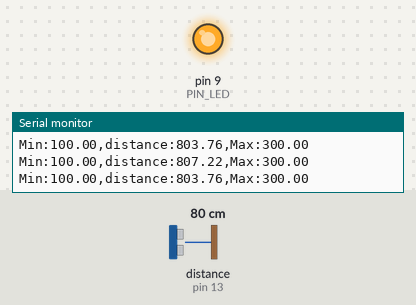
Bench run of a sketch on a simulated Arduino Uno, built with avr-gcc and run on an emulated ATmega328P. Shown: output pins drawn as LEDs (lit = HIGH), the last lines printed to the serial monitor. Wiring (inferred from the names in the program): ultrasonic range finder: trigger pin 12; echo pin 13. The test bench sets the inputs (shaded band); at power-on: distance to the obstacle (sensor on pin 13) 80 cm. The echo pulse lasts 58.3 µs per cm; pins used as bus, display or sensor lines are not drawn.

Above: at 1.2 s.
1.3 s: distance to the obstacle (sensor on pin 13) set to 35 cm
At 2.4 s:
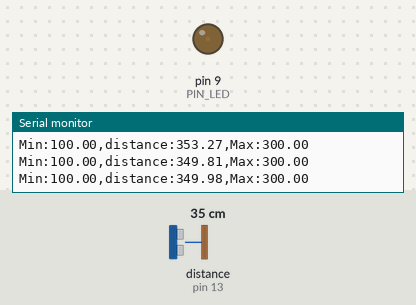
2.8 s: distance to the obstacle (sensor on pin 13) set to 2 cm
At 3.4 s:
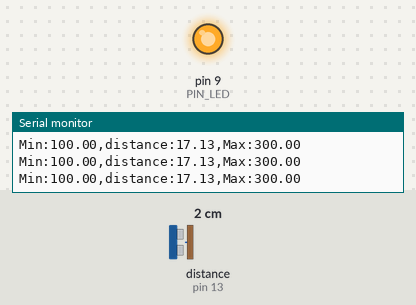
Timing chart, 0 to 5.8 s (numbered marks = the images above; inputs shaded):
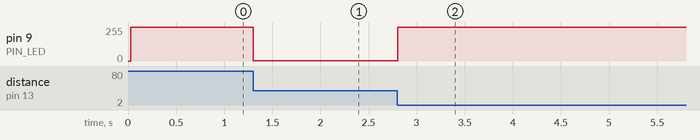

Measured:
- after the input at 1.3 s, pin 9 (PIN_LED): 255/255 → 1/255 at once
- after the input at 2.8 s, pin 9 (PIN_LED): 1/255 → 255/255 at once

The sketch:

08_example_2.ino
```cpp
// Arduino pin assignment
#define PIN_LED  9
#define PIN_TRIG 12   // sonar sensor TRIGGER
#define PIN_ECHO 13   // sonar sensor ECHO

// configurable parameters
#define SND_VEL 346.0     // sound velocity at 24 celsius degree (unit: m/sec)
#define INTERVAL 25      // sampling interval (unit: msec)
#define PULSE_DURATION 10 // ultra-sound Pulse Duration (unit: usec)
#define _DIST_MIN 100.0   // minimum distance to be measured (unit: mm)
#define _DIST_MAX 300.0   // maximum distance to be measured (unit: mm)

#define TIMEOUT ((INTERVAL / 2) * 1000.0) // maximum echo waiting time (unit: usec)
#define SCALE (0.001 * 0.5 * SND_VEL) // coefficent to convert duration to distance

unsigned long last_sampling_time;   // unit: msec

void setup() {
  // initialize GPIO pins
  pinMode(PIN_LED, OUTPUT);
  pinMode(PIN_TRIG, OUTPUT);  // sonar TRIGGER
  pinMode(PIN_ECHO, INPUT);   // sonar ECHO
  digitalWrite(PIN_TRIG, LOW);  // turn-off Sonar

  // initialize serial port
  Serial.begin(57600);
}

void loop() {
  float distance;

  // wait until next sampling time.
  if (millis() < (last_sampling_time + INTERVAL))
    return;

  distance = USS_measure(PIN_TRIG, PIN_ECHO); // read distance

  int ledBrightness = calculateLedBrightness(distance);
  analogWrite(PIN_LED, ledBrightness);

  // output the distance to the serial port
  Serial.print("Min:");        Serial.print(_DIST_MIN);
  Serial.print(",distance:");  Serial.print(distance);
  Serial.print(",Max:");       Serial.print(_DIST_MAX);
  Serial.println("");

  // update last sampling time
  last_sampling_time += INTERVAL;
}

int calculateLedBrightness(float distance) {
  if (distance <= _DIST_MIN || distance >= _DIST_MAX) {
    return ; // LED off for distances <= 100mm or >= 300mm
  }

  // When distance = 200mm, brightness should be maximum i.e., 255
  // As distances deviate from 200mm (either towards 100mm or 300mm), brightness should decrease

  float deviation = abs(distance - 200); // How far is the distance from 200mm
  int brightness = (int)(2.55 * deviation) - 255;  // Map the deviation to a brightness value reduction

  return brightness;
}


// get a distance reading from USS. return value is in millimeter.
float USS_measure(int TRIG, int ECHO)
{
  digitalWrite(TRIG, HIGH);
  delayMicroseconds(PULSE_DURATION);
  digitalWrite(TRIG, LOW);

  return pulseIn(ECHO, HIGH, TIMEOUT) * SCALE; // unit: mm

  // Pulse duration to distance conversion example (target distance = 17.3m)
  // - pulseIn(ECHO, HIGH, timeout) returns microseconds (음파의 왕복 시간)
  // - 편도 거리 = (pulseIn() / 1,000,000) * SND_VEL / 2 (미터 단위)
  //   mm 단위로 하려면 * 1,000이 필요 ==>  SCALE = 0.001 * 0.5 * SND_VEL
  //
  // - 예, pusseIn()이 100,000 이면 (= 0.1초, 왕복 거리 34.6m)
  //        = 100,000 micro*sec * 0.001 milli/micro * 0.5 * 346 meter/sec
  //        = 100,000 * 0.001 * 0.5 * 346
  //        = 17,300 mm  ==> 17.3m
}
```
